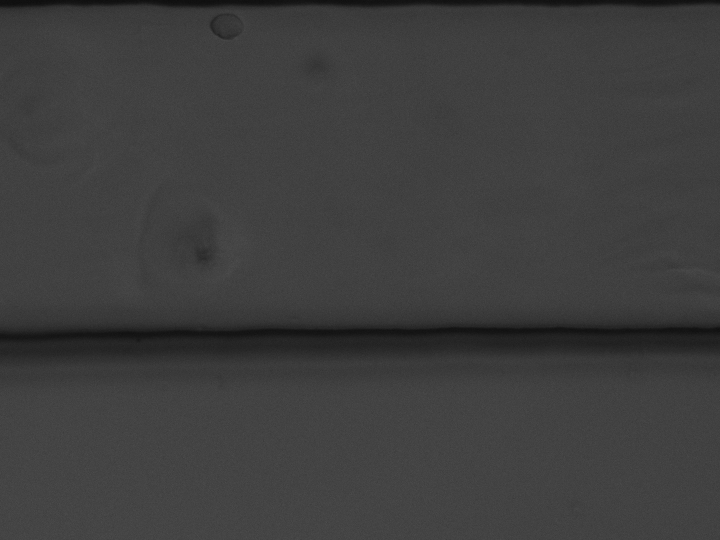
#> input picture Cell_Segmentation/Figs/img_exemplo.png, 720 x 540 px, found by its file name; its folder holds 6 pictures in this run
$ jupyter execute --allow-errors Make_figures.ipynb
#> lines starting #> are read from the running program, lines starting #| are printed output that depends on the picture; after the words box and inside, x2 and y2 are one past the last pixel; in counts of white or black regions, pixels touching at a corner belong together
[cell 1]
import cv2
import matplotlib.pyplot as plt
import numpy as np
import glob
import cv2
from skimage import measure
from skimage.draw import rectangle_perimeter
import os

[cell 2]
#images_folder = "../sample_dataset/Original"
images_folder = '../Figs'
path_files_images = glob.glob(f"{images_folder}/*.*")
print('Path imagens: ', path_files_images[:])

#masks_folder = "../sample_dataset/Original - masks"
masks_folder = '../Figs'
path_files_masks = glob.glob(f"{masks_folder}/*.*")
print('Path masks: ', path_files_masks[:2])

[cell 3]
id = 5

mask_exemple = cv2.imread('../Figs\mask_exemplo.png', cv2.IMREAD_GRAYSCALE)
#> (the rest of this cell did not finish here and is left out)

[cell 4]
fig, axs = plt.subplots(1, 3, layout='constrained', figsize=(18, 10))

image_exemple = cv2.imread('../Figs\img_exemplo.png')
#> image_exemple is the input picture: shape (540, 720, 3); min 13, max 77, mean 62.2
mask_exemple = cv2.imread('../Figs\mask_exemplo.png')

#> (the rest of this cell did not finish here and is left out)

[cell 5]
y0, y1 = 7, 45
x0, x1 = 205, 250

#> (the rest of this cell did not finish here and is left out)

[cell 6]
img_crop = image_exemple[y0:y1, x0:x1]
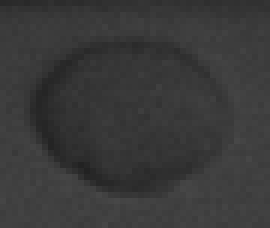
#> img_crop: shape (38, 45, 3) (shown 6 times larger); min 34, max 71, mean 57.4

img_manual = cv2.imread('../Figs/Mask_MANUAL.png', cv2.IMREAD_GRAYSCALE)

start  = (y0, x0)
extent = (45, 45)

rr, cc = rectangle_perimeter(start=start, extent=extent, shape=image_exemple.shape)
image_exemple[rr, cc] = 1
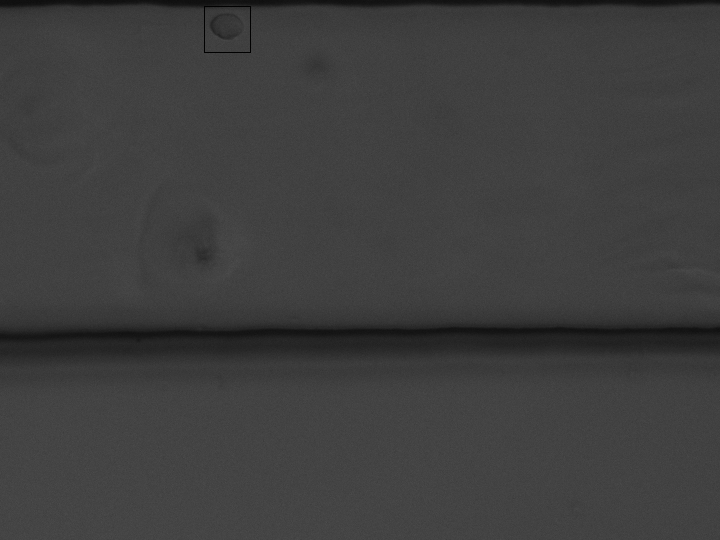
#> image_exemple: shape (540, 720, 3); 0.05% of pixels changed, all inside (x1, y1, x2, y2) = (204, 6, 251, 53)


#> (the rest of this cell did not finish here and is left out)

[cell 7]
cell_crop_train = cv2.imread('../Figs\cell_crop_train.png', cv2.IMREAD_GRAYSCALE)
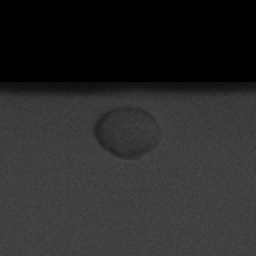
#> input picture Cell_Segmentation/Figs/cell_crop_train.png, 128 x 128 px, found by its file name (shown 2 times larger)
#> cell_crop_train is the input picture: shape (128, 128); min 0, max 71, mean 40.5
mask_crop_train = cv2.imread('../Figs\masks_crop_train.png', cv2.IMREAD_GRAYSCALE)

fig, ax = plt.subplots(1, 3, layout='constrained', figsize=(16, 12))

ax[0].set_title('Original')
ax[0].imshow(image_exemple[:,:,1], cmap='gray') # I used the green channel just for better viewing
#> (the rest of this cell did not finish here and is left out)
